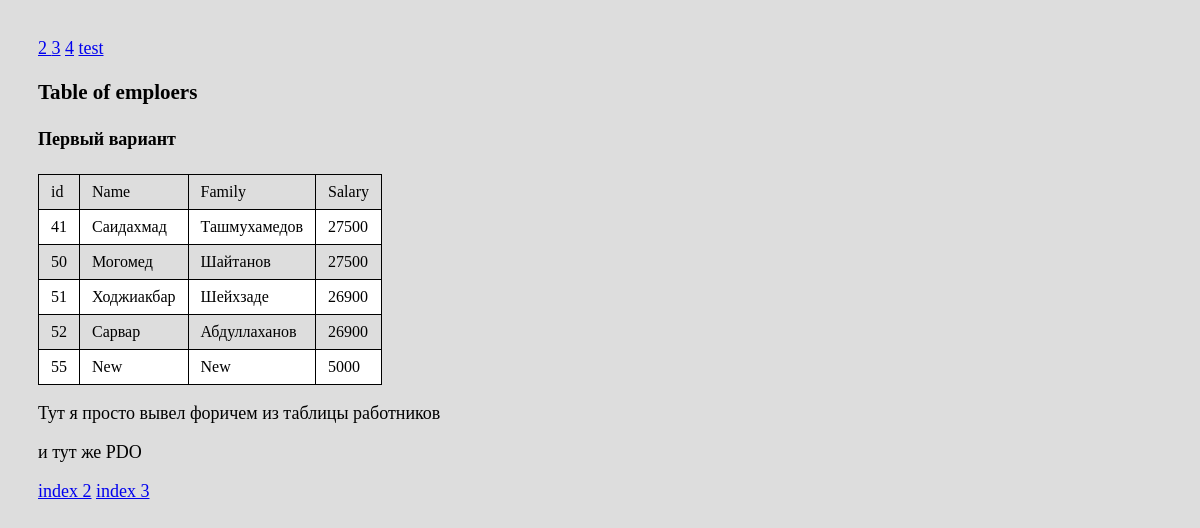
The page / on the database its author committed.
### tables this page shows
CREATE TABLE `employees` (
  `id` int(11) NOT NULL,
  `name` varchar(32) DEFAULT NULL,
  `family` varchar(32) DEFAULT NULL,
  `patronymic` varchar(32) DEFAULT NULL,
  `gender` varchar(10) DEFAULT NULL,
  `salary` int(11) DEFAULT NULL,
  `department` int(11) DEFAULT NULL
);

### index.php (the view)
<link href="style.css" rel="stylesheet">
<?php
$pdo = new PDO('mysql:host=localhost;dbname=chulok;charset=utf8','root','');
$stm = $pdo->prepare('SELECT * FROM employees');
$stm->execute();
$allEmpl = $stm->fetchAll();
?>
<nav>
<a href="index2.php">2 </a>
<a href="index3.php"> 3</a>
<a href="index4.php"> 4</a>
<a href="test.php"> test</a>
</nav>
<h3>Table of emploers</h3>
<h4>Первый вариант</h4>
<table border="1">
   <tr> <td>id</td><td>Name</td><td>Family</td> <td>Salary</td></tr>
      <?php foreach ($allEmpl as $empl): ?>
        <tr>
           <td><?= $empl['id'] ?></td>
           <td><?= $empl['name'] ?></td>
           <td><?= $empl['family'] ?></td>
           <td><?= $empl['salary'] ?></td>
        </tr>
     <?php endforeach; ?>
</table>
<p>Тут я просто вывел форичем из таблицы работников</p>
<p>и тут же PDO</p>
<a href='index2.php'>index 2</a>
<a href='index3.php'>index 3</a>

### style.css (style rules this page uses)
td { border-bottom: 1px solid black; padding: 8px 12px; border-left: 1px solid black; //вертикальный бордер }
tr:nth-child(2n) { background: white; }
table { border-top: 1px solid black; border-left: 1px solid black; border-right: 1px solid black; border-collapse: collapse; //убирает не нужную толщину бордера width: 100%; }

### rows shown on the page
employees: id "41", name "Саидахмад", family "Ташмухамедов", salary "27500"
employees: id "50", name "Могомед", family "Шайтанов", salary "27500"
employees: id "51", name "Ходжиакбар", family "Шейхзаде", salary "26900"
employees: id "52", name "Сарвар", family "Абдуллаханов", salary "26900"
employees: id "55", name "New", family "New", salary "5000"
